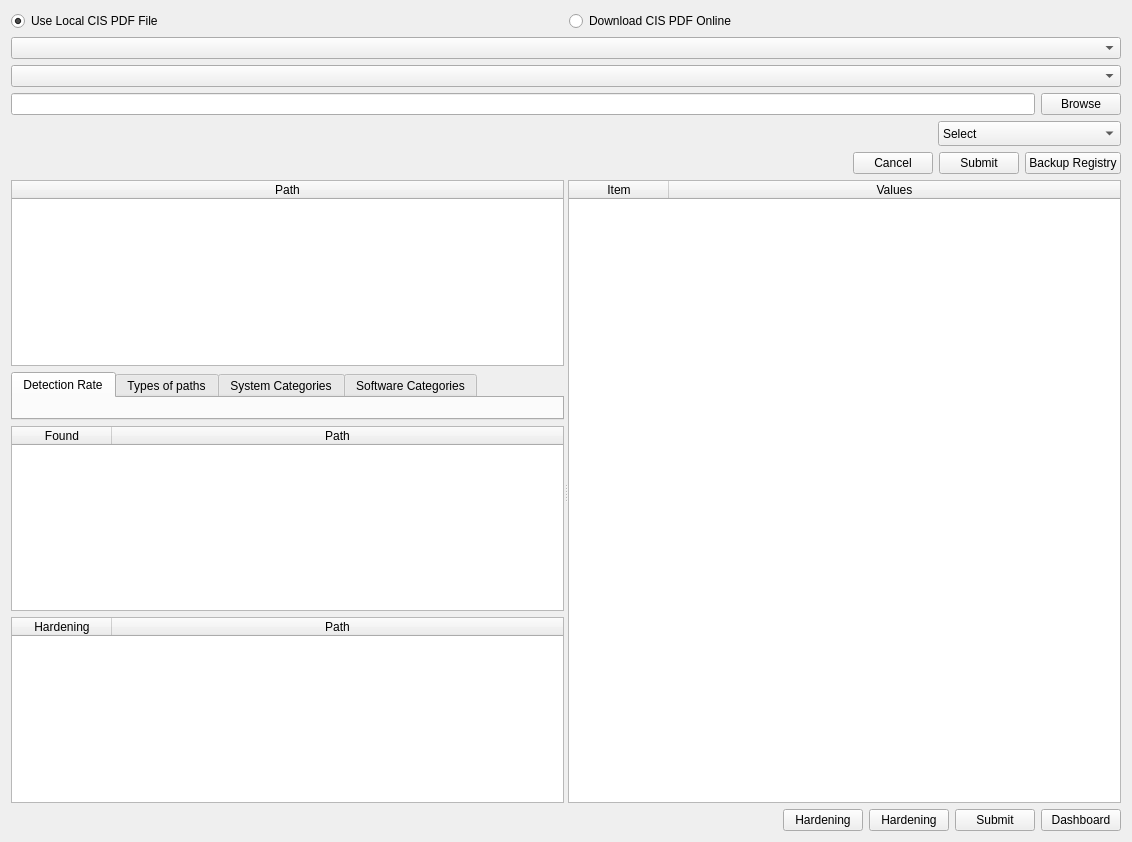
<?xml version="1.0" encoding="UTF-8"?>
<ui version="4.0">
 <class>Zero_Security</class>
 <widget class="QWidget" name="Zero_Security">
  <property name="geometry">
   <rect>
    <x>0</x>
    <y>0</y>
    <width>1132</width>
    <height>842</height>
   </rect>
  </property>
  <property name="windowTitle">
   <string>Digi Samurai</string>
  </property>
  <property name="autoFillBackground">
   <bool>true</bool>
  </property>
  <layout class="QGridLayout" name="gridLayout_4">
   <item row="0" column="0">
    <layout class="QVBoxLayout" name="verticalLayout_2">
     <item>
      <layout class="QHBoxLayout" name="source_layout">
       <item>
        <widget class="QRadioButton" name="radio_local">
         <property name="text">
          <string>Use Local CIS PDF File</string>
         </property>
         <property name="checked">
          <bool>true</bool>
         </property>
        </widget>
       </item>
       <item>
        <widget class="QRadioButton" name="radio_online">
         <property name="text">
          <string>Download CIS PDF Online</string>
         </property>
        </widget>
       </item>
      </layout>
     </item>
     <item>
      <widget class="QComboBox" name="tech_dropdown"/>
     </item>
     <item>
      <widget class="QComboBox" name="benchmark_dropdown"/>
     </item>
     <item>
      <layout class="QHBoxLayout" name="horizontalLayout_3">
       <item>
        <widget class="QLineEdit" name="path"/>
       </item>
       <item>
        <widget class="QPushButton" name="browse">
         <property name="text">
          <string>Browse</string>
         </property>
        </widget>
       </item>
      </layout>
     </item>
     <item>
      <layout class="QHBoxLayout" name="horizontalLayout_2">
       <item>
        <spacer name="horizontalSpacer">
         <property name="orientation">
          <enum>Qt::Orientation::Horizontal</enum>
         </property>
         <property name="sizeHint" stdset="0">
          <size>
           <width>40</width>
           <height>20</height>
          </size>
         </property>
        </spacer>
       </item>
       <item>
        <widget class="QComboBox" name="dropbox">
         <property name="sizePolicy">
          <sizepolicy hsizetype="Preferred" vsizetype="Fixed">
           <horstretch>0</horstretch>
           <verstretch>0</verstretch>
          </sizepolicy>
         </property>
         <property name="minimumSize">
          <size>
           <width>0</width>
           <height>25</height>
          </size>
         </property>
         <item>
          <property name="text">
           <string>Select</string>
          </property>
         </item>
         <item>
          <property name="text">
           <string>HKEY_CLASSES_ROOT</string>
          </property>
         </item>
         <item>
          <property name="text">
           <string>HKEY_CURRENT_USER</string>
          </property>
         </item>
         <item>
          <property name="text">
           <string>HKEY_LOCAL_MACHINE</string>
          </property>
         </item>
         <item>
          <property name="text">
           <string>HKEY_USERS</string>
          </property>
         </item>
         <item>
          <property name="text">
           <string>HKEY_CURRENT_CONFIG</string>
          </property>
         </item>
        </widget>
       </item>
      </layout>
     </item>
     <item>
      <layout class="QHBoxLayout" name="horizontalLayout">
       <item>
        <spacer name="horizontalSpacer_2">
         <property name="orientation">
          <enum>Qt::Orientation::Horizontal</enum>
         </property>
         <property name="sizeHint" stdset="0">
          <size>
           <width>40</width>
           <height>20</height>
          </size>
         </property>
        </spacer>
       </item>
       <item>
        <widget class="QPushButton" name="cancel">
         <property name="text">
          <string>Cancel</string>
         </property>
        </widget>
       </item>
       <item>
        <widget class="QPushButton" name="submit">
         <property name="text">
          <string>Submit</string>
         </property>
        </widget>
       </item>
       <item>
        <widget class="QPushButton" name="backup_btn">
         <property name="text">
          <string>Backup Registry</string>
         </property>
        </widget>
       </item>
      </layout>
     </item>
     <item>
      <widget class="QSplitter" name="splitter">
       <property name="orientation">
        <enum>Qt::Orientation::Horizontal</enum>
       </property>
       <widget class="QWidget" name="">
        <layout class="QVBoxLayout" name="verticalLayout">
         <item>
          <widget class="QTableWidget" name="path_table">
           <property name="mouseTracking">
            <bool>true</bool>
           </property>
           <property name="autoFillBackground">
            <bool>true</bool>
           </property>
           <property name="editTriggers">
            <set>QAbstractItemView::EditTrigger::NoEditTriggers</set>
           </property>
           <property name="tabKeyNavigation">
            <bool>true</bool>
           </property>
           <property name="showDropIndicator" stdset="0">
            <bool>false</bool>
           </property>
           <property name="dragDropOverwriteMode">
            <bool>false</bool>
           </property>
           <property name="alternatingRowColors">
            <bool>true</bool>
           </property>
           <property name="selectionMode">
            <enum>QAbstractItemView::SelectionMode::NoSelection</enum>
           </property>
           <property name="selectionBehavior">
            <enum>QAbstractItemView::SelectionBehavior::SelectRows</enum>
           </property>
           <attribute name="horizontalHeaderStretchLastSection">
            <bool>true</bool>
           </attribute>
           <column>
            <property name="text">
             <string>Path</string>
            </property>
           </column>
          </widget>
         </item>
         <item>
          <widget class="QTabWidget" name="dashboard_plot">
           <property name="currentIndex">
            <number>0</number>
           </property>
           <widget class="QWidget" name="ax1">
            <attribute name="title">
             <string>Detection Rate</string>
            </attribute>
            <layout class="QGridLayout" name="gridLayout_5"/>
           </widget>
           <widget class="QWidget" name="ax2">
            <attribute name="title">
             <string>Types of paths</string>
            </attribute>
            <layout class="QGridLayout" name="gridLayout_3"/>
           </widget>
           <widget class="QWidget" name="ax3">
            <attribute name="title">
             <string>System Categories</string>
            </attribute>
            <layout class="QGridLayout" name="gridLayout_2"/>
           </widget>
           <widget class="QWidget" name="ax4">
            <attribute name="title">
             <string>Software Categories</string>
            </attribute>
            <layout class="QGridLayout" name="gridLayout"/>
           </widget>
          </widget>
         </item>
         <item>
          <widget class="QTableWidget" name="result_table">
           <property name="mouseTracking">
            <bool>true</bool>
           </property>
           <property name="autoFillBackground">
            <bool>true</bool>
           </property>
           <property name="editTriggers">
            <set>QAbstractItemView::EditTrigger::NoEditTriggers</set>
           </property>
           <property name="tabKeyNavigation">
            <bool>true</bool>
           </property>
           <property name="showDropIndicator" stdset="0">
            <bool>false</bool>
           </property>
           <property name="dragDropOverwriteMode">
            <bool>false</bool>
           </property>
           <property name="alternatingRowColors">
            <bool>true</bool>
           </property>
           <property name="selectionMode">
            <enum>QAbstractItemView::SelectionMode::NoSelection</enum>
           </property>
           <property name="selectionBehavior">
            <enum>QAbstractItemView::SelectionBehavior::SelectRows</enum>
           </property>
           <property name="gridStyle">
            <enum>Qt::PenStyle::DashLine</enum>
           </property>
           <property name="sortingEnabled">
            <bool>true</bool>
           </property>
           <attribute name="horizontalHeaderShowSortIndicator" stdset="0">
            <bool>false</bool>
           </attribute>
           <attribute name="horizontalHeaderStretchLastSection">
            <bool>true</bool>
           </attribute>
           <attribute name="verticalHeaderShowSortIndicator" stdset="0">
            <bool>false</bool>
           </attribute>
           <column>
            <property name="text">
             <string>Found</string>
            </property>
           </column>
           <column>
            <property name="text">
             <string>Path</string>
            </property>
           </column>
          </widget>
         </item>
         <item>
          <widget class="QTableWidget" name="hardening_table">
           <property name="editTriggers">
            <set>QAbstractItemView::EditTrigger::NoEditTriggers</set>
           </property>
           <property name="tabKeyNavigation">
            <bool>true</bool>
           </property>
           <property name="showDropIndicator" stdset="0">
            <bool>false</bool>
           </property>
           <property name="dragDropOverwriteMode">
            <bool>false</bool>
           </property>
           <property name="alternatingRowColors">
            <bool>true</bool>
           </property>
           <property name="selectionMode">
            <enum>QAbstractItemView::SelectionMode::NoSelection</enum>
           </property>
           <property name="selectionBehavior">
            <enum>QAbstractItemView::SelectionBehavior::SelectRows</enum>
           </property>
           <property name="gridStyle">
            <enum>Qt::PenStyle::DashLine</enum>
           </property>
           <property name="sortingEnabled">
            <bool>true</bool>
           </property>
           <attribute name="horizontalHeaderShowSortIndicator" stdset="0">
            <bool>false</bool>
           </attribute>
           <attribute name="horizontalHeaderStretchLastSection">
            <bool>true</bool>
           </attribute>
           <column>
            <property name="text">
             <string>Hardening</string>
            </property>
           </column>
           <column>
            <property name="text">
             <string>Path</string>
            </property>
           </column>
          </widget>
         </item>
        </layout>
       </widget>
       <widget class="QTableWidget" name="system_info">
        <property name="editTriggers">
         <set>QAbstractItemView::EditTrigger::NoEditTriggers</set>
        </property>
        <property name="showDropIndicator" stdset="0">
         <bool>false</bool>
        </property>
        <property name="dragDropOverwriteMode">
         <bool>false</bool>
        </property>
        <property name="alternatingRowColors">
         <bool>true</bool>
        </property>
        <property name="selectionMode">
         <enum>QAbstractItemView::SelectionMode::NoSelection</enum>
        </property>
        <property name="selectionBehavior">
         <enum>QAbstractItemView::SelectionBehavior::SelectRows</enum>
        </property>
        <attribute name="horizontalHeaderStretchLastSection">
         <bool>true</bool>
        </attribute>
        <column>
         <property name="text">
          <string>Item</string>
         </property>
        </column>
        <column>
         <property name="text">
          <string>Values</string>
         </property>
        </column>
       </widget>
      </widget>
     </item>
     <item>
      <layout class="QHBoxLayout" name="horizontalLayout_4">
       <item>
        <spacer name="horizontalSpacer_3">
         <property name="orientation">
          <enum>Qt::Orientation::Horizontal</enum>
         </property>
         <property name="sizeHint" stdset="0">
          <size>
           <width>40</width>
           <height>20</height>
          </size>
         </property>
        </spacer>
       </item>
       <item>
        <widget class="QPushButton" name="submit_hardening">
         <property name="text">
          <string>Hardening</string>
         </property>
        </widget>
       </item>
       <item>
        <widget class="QPushButton" name="hardening">
         <property name="text">
          <string>Hardening</string>
         </property>
        </widget>
       </item>
       <item>
        <widget class="QPushButton" name="check_security">
         <property name="text">
          <string>Submit</string>
         </property>
        </widget>
       </item>
       <item>
        <widget class="QPushButton" name="check_security_result">
         <property name="autoFillBackground">
          <bool>false</bool>
         </property>
         <property name="text">
          <string>Dashboard</string>
         </property>
        </widget>
       </item>
      </layout>
     </item>
    </layout>
   </item>
  </layout>
 </widget>
 <tabstops>
  <tabstop>path</tabstop>
  <tabstop>browse</tabstop>
  <tabstop>dropbox</tabstop>
  <tabstop>submit</tabstop>
  <tabstop>path_table</tabstop>
  <tabstop>check_security</tabstop>
  <tabstop>result_table</tabstop>
  <tabstop>cancel</tabstop>
  <tabstop>check_security_result</tabstop>
 </tabstops>
 <resources/>
 <connections>
  <connection>
   <sender>cancel</sender>
   <signal>clicked()</signal>
   <receiver>path</receiver>
   <slot>clear()</slot>
   <hints>
    <hint type="sourcelabel">
     <x>928</x>
     <y>96</y>
    </hint>
    <hint type="destinationlabel">
     <x>232</x>
     <y>33</y>
    </hint>
   </hints>
  </connection>
  <connection>
   <sender>cancel</sender>
   <signal>clicked()</signal>
   <receiver>path_table</receiver>
   <slot>clearContents()</slot>
   <hints>
    <hint type="sourcelabel">
     <x>882</x>
     <y>84</y>
    </hint>
    <hint type="destinationlabel">
     <x>620</x>
     <y>107</y>
    </hint>
   </hints>
  </connection>
  <connection>
   <sender>cancel</sender>
   <signal>clicked()</signal>
   <receiver>result_table</receiver>
   <slot>clearContents()</slot>
   <hints>
    <hint type="sourcelabel">
     <x>916</x>
     <y>87</y>
    </hint>
    <hint type="destinationlabel">
     <x>631</x>
     <y>482</y>
    </hint>
   </hints>
  </connection>
 </connections>
</ui>
